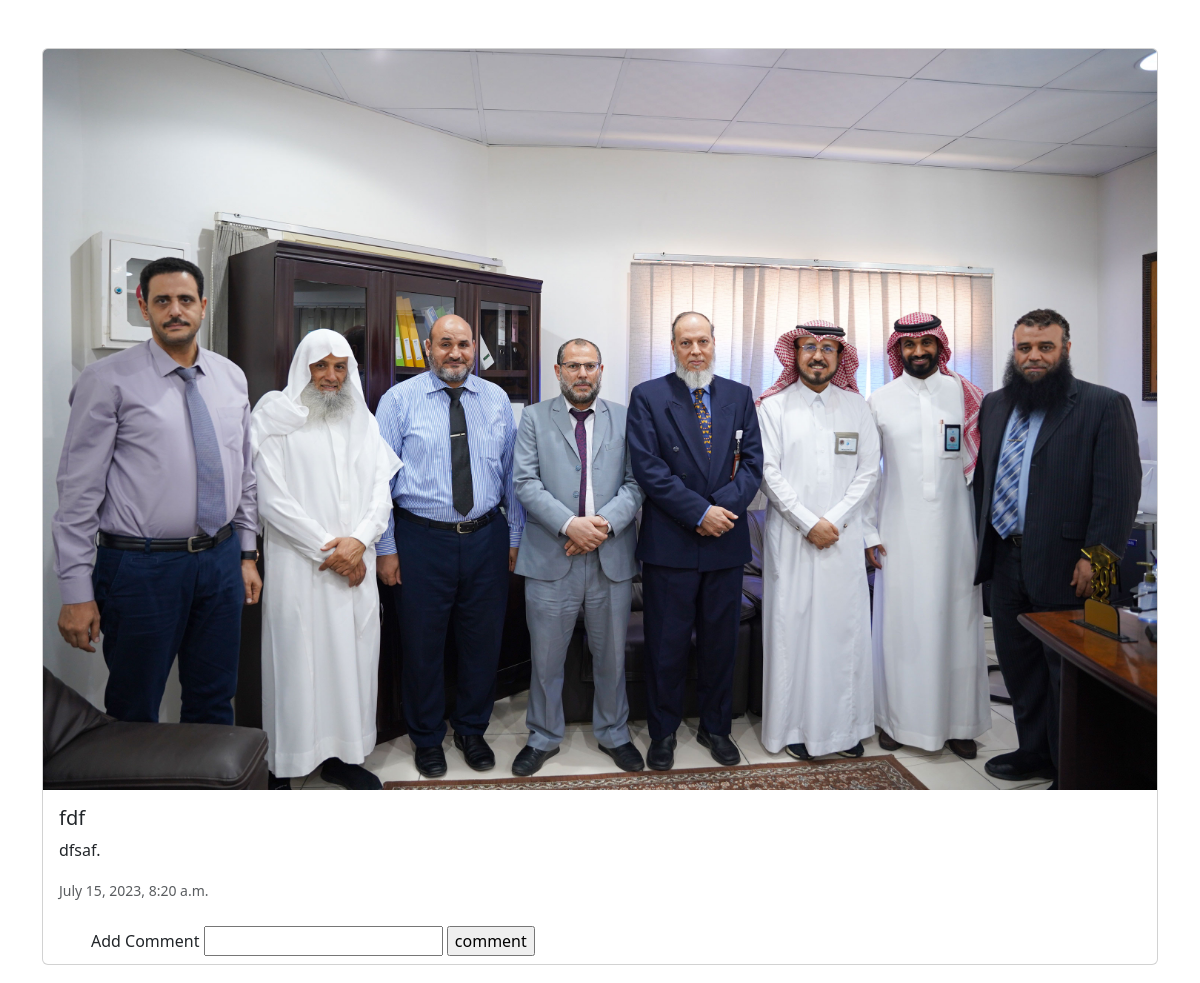
Page /blog/3 on the committed database.
### blog/models.py (models this page shows, shortened)
class Post(models.Model):
    title = models.CharField(max_length=100)
    content = models.TextField(max_length=10000)
    create_date = models.DateTimeField(default=timezone.now)
    draft = models.BooleanField(default=False)
    tags = TaggableManager()
    author = models.ForeignKey(User, on_delete=models.SET_NULL ,blank=True ,null=True ,related_name='post_user')
    image = models.ImageField(upload_to='posts')

### blog/views.py (the view)
# urls.py: path('blog/<int:pk>', post_detail, name='post_detail' ),
def post_detail(request, pk):
    post = Post.objects.get(id=pk)
    comments = Comment.objects.filter(post=post)
    if request.method=='POST':
        form = CommentForm(request.POST)
        if form.is_valid():
            myform = form.save(commit=False)
            myform.user = request.user
            myform.post = post
            myform.save()
    else:
        form = CommentForm()
    return render(request, 'blog/post_detail.html', {'post':post, 'comments':comments, 'form':form})

### blog/forms.py
class CommentForm(forms.ModelForm):
    class Meta:
        model = Comment
        fields = ('comment', )

### blog/templates/blog/post_detail.html (shortened to what this page needs)
<!doctype html>
<html lang="en">
  <head>
    <link href="https://cdn.jsdelivr.net/npm/bootstrap@5.3.0/dist/css/bootstrap.min.css" rel="stylesheet">
  </head>
  <body>
    <div class="container my-5">
      <div class="card mb-3">
        <img src="{{ post.image.url }}" class="card-img-top" alt="...">
        <div class="card-body">
          <h5 class="card-title">{{ post.title }}</h5>
          <p class="card-text">{{ post.content }}.</p>
          <p class="card-text"><small class="text-body-secondary">{{ post.create_date }}</small></p>
        </div>
        <div class="mx-5">
          <div class="py-2">
            <form method="post">
              <label for="comment">Add Comment</label>
              <input id="comment" name="comment" type="text" value="{{comment}}">
              <input type="submit" value="comment" >
            </form>
          </div>
        </div>
      </div>
    </div>
  </body>
</html>

### rows in the picture
Post: image (picture), title "fdf", content "dfsaf", create_date "July 15, 2023, 8:20 a.m."
